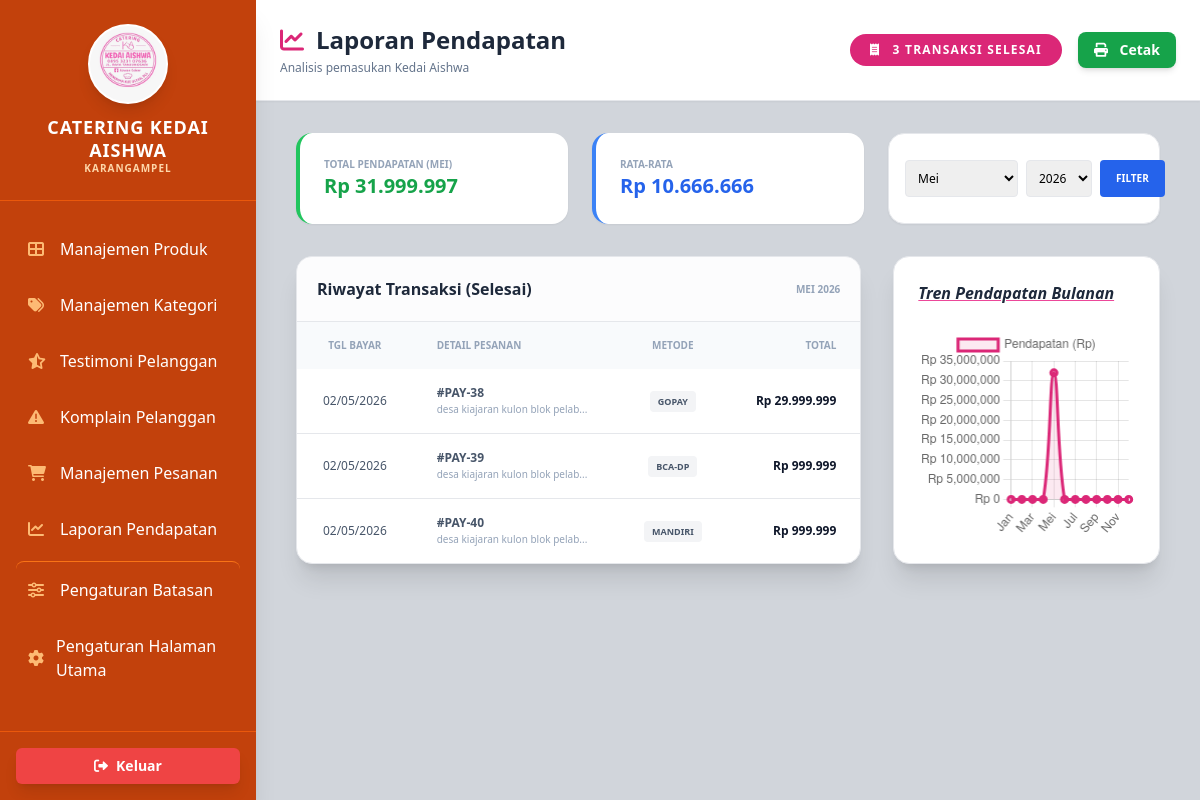
Before: /pelanggan/dashboard_admin/laporan_pendapatan.php with the older database file.
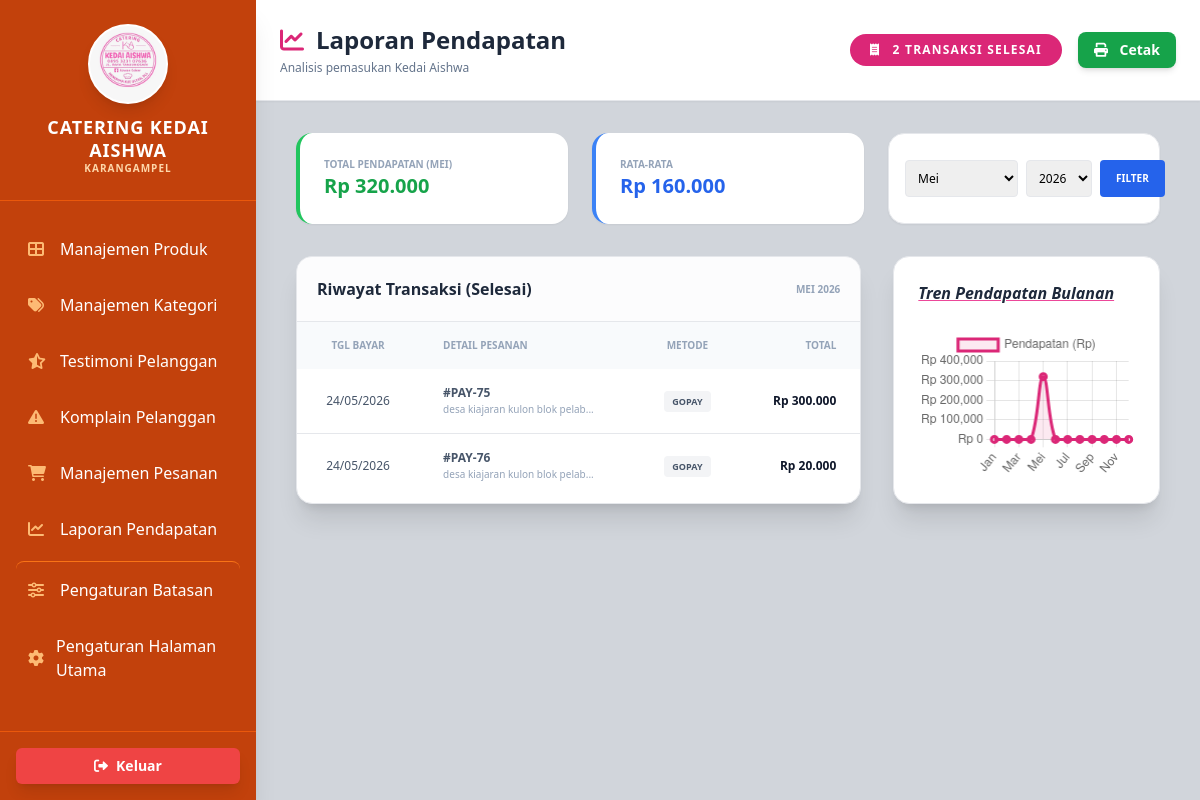
After: the same page with the newer database file.
### tables this page shows
CREATE TABLE `pembayaran` (
  `pembayaran_id` int(11) NOT NULL,
  `pesanan_id` int(11) DEFAULT NULL,
  `metode_pembayaran` varchar(50) DEFAULT NULL,
  `tanggal_pembayaran` date DEFAULT NULL,
  `waktu_pembayaran` time DEFAULT NULL,
  `total_pembayaran` decimal(15,2) DEFAULT NULL,
  `status_pembayaran` varchar(50) DEFAULT 'Belum Bayar',
  `jumlah_dp` decimal(15,2) DEFAULT 0.00,
  `status_dp` varchar(50) DEFAULT 'Belum Bayar',
  `tanggal_dp` date DEFAULT NULL,
  `waktu_dp` time DEFAULT NULL,
  `bukti_pelunasan` varchar(255) DEFAULT NULL
);

CREATE TABLE `pesanan` (
  `pesanan_id` int(11) NOT NULL,
  `user_id` int(11) DEFAULT NULL,
  `tanggal_pesan` date DEFAULT NULL,
  `tanggal_acara` date DEFAULT NULL,
  `waktu_acara` time DEFAULT NULL,
  `alamat` text DEFAULT NULL,
  `no_handphone` varchar(15) DEFAULT NULL,
  `total_pesan` decimal(15,2) DEFAULT NULL,
  `status_pesanan` varchar(50) DEFAULT NULL,
  `catatan` text DEFAULT NULL
);

### pelanggan/dashboard_admin/laporan_pendapatan.php (the view, shortened to what this page needs)
<?php
include('../koneksi.php');
if (!isset($koneksi) && isset($conn)) { $koneksi = $conn; }
$bulan_pilihan = isset($_GET['bulan']) ? $_GET['bulan'] : date('m');
$tahun_pilihan = isset($_GET['tahun']) ? $_GET['tahun'] : date('Y');
$bulan_nama = [
    'all' => 'Semua Bulan', '01' => 'Januari', '02' => 'Februari', '03' => 'Maret',
    '04' => 'April', '05' => 'Mei', '06' => 'Juni', '07' => 'Juli',
    '08' => 'Agustus', '09' => 'September', '10' => 'Oktober', '11' => 'November', '12' => 'Desember'
];
$where_stats = ($bulan_pilihan == 'all')
    ? "AND YEAR(p.tanggal_pembayaran) = '$tahun_pilihan'"
    : "AND MONTH(p.tanggal_pembayaran) = '$bulan_pilihan' AND YEAR(p.tanggal_pembayaran) = '$tahun_pilihan'";
$query_stats = mysqli_query($koneksi, "SELECT SUM(p.total_pembayaran) as total, COUNT(p.pembayaran_id) as jml
    FROM pembayaran p
    WHERE p.status_pembayaran = 'Selesai' $where_stats");
$res_stats = mysqli_fetch_assoc($query_stats);
$total_pendapatan = $res_stats['total'] ?? 0;
$jumlah_transaksi = $res_stats['jml'] ?? 0;
$rata_rata = ($jumlah_transaksi > 0) ? ($total_pendapatan / $jumlah_transaksi) : 0;
$data_chart = array_fill(0, 12, 0);
$query_chart = mysqli_query($koneksi, "SELECT MONTH(tanggal_pembayaran) as bln, SUM(total_pembayaran) as total
    FROM pembayaran
    WHERE status_pembayaran = 'Selesai' AND YEAR(tanggal_pembayaran) = '$tahun_pilihan'
    GROUP BY MONTH(tanggal_pembayaran)");
while($rc = mysqli_fetch_assoc($query_chart)){
    $data_chart[(int)$rc['bln'] - 1] = (float)$rc['total'];
}
$query_history = mysqli_query($koneksi, "SELECT p.*, ps.tanggal_acara, ps.alamat
    FROM pembayaran p
    JOIN pesanan ps ON p.pesanan_id = ps.pesanan_id
    WHERE p.status_pembayaran = 'Selesai' $where_stats
    ORDER BY p.tanggal_pembayaran DESC");
?>
<!DOCTYPE html>
<html lang="id">
<head>
    <script src="https://cdn.tailwindcss.com"></script>
    <link rel="stylesheet" href="https://cdnjs.cloudflare.com/ajax/libs/font-awesome/6.0.0/css/all.min.css">
</head>
<body class="bg-[#D1D5DB] font-sans flex">
    <?php include('sidebar.php'); ?>
    <main class="flex-1 h-screen overflow-y-auto">
        <header class="bg-white shadow-sm p-6 mb-8 flex justify-between items-center border-b">
            <div>
                <h1 class="text-2xl font-bold text-[#1e293b] flex items-center">
                    <i class="fas fa-chart-line mr-3 text-pink-600"></i> Laporan Pendapatan
                </h1>
                <p class="text-slate-500 text-xs mt-1">Analisis pemasukan Kedai Aishwa</p>
            </div>
            <div class="flex items-center gap-4">
                <div class="bg-pink-600 text-white px-5 py-2 rounded-full text-xs font-bold uppercase tracking-widest">
                    <i class="fas fa-receipt mr-2"></i> <?= $jumlah_transaksi ?> Transaksi Selesai
                </div>
                <button onclick="window.print()" class="bg-green-600 text-white px-4 py-2 rounded-lg text-sm font-semibold hover:bg-green-700 shadow-md">
                    <i class="fas fa-print mr-2"></i> Cetak
                </button>
            </div>
        </header>
        <div class="px-10 pb-10">
            <div class="grid grid-cols-1 md:grid-cols-3 gap-6 mb-8">
                <div class="bg-white p-6 rounded-2xl shadow-sm border-l-4 border-green-500">
                    <p class="text-slate-400 text-[10px] font-bold uppercase">Total Pendapatan (<?= $bulan_nama[$bulan_pilihan] ?>)</p>
                    <h3 class="text-xl font-bold text-green-600">Rp <?= number_format($total_pendapatan, 0, ',', '.') ?></h3>
                </div>
                <div class="bg-white p-6 rounded-2xl shadow-sm border-l-4 border-blue-500">
                    <p class="text-slate-400 text-[10px] font-bold uppercase">Rata-rata</p>
                    <h3 class="text-xl font-bold text-blue-600">Rp <?= number_format($rata_rata, 0, ',', '.') ?></h3>
                </div>
                <div class="bg-white p-4 rounded-2xl shadow-sm flex items-center justify-between border">
                   <form method="GET" class="flex gap-2 w-full">
                        <select name="bulan" class="text-xs border rounded p-2 flex-1">
                            <?php foreach ($bulan_nama as $m => $nama) echo "<option value='$m' ".($m == $bulan_pilihan ? 'selected' : '').">$nama</option>"; ?>
                        </select>
                        <select name="tahun" class="text-xs border rounded p-2 flex-1">
                            <?php $y_now = date('Y'); for($i=$y_now; $i>=$y_now-3; $i--) echo "<option value='$i' ".($i == $tahun_pilihan ? 'selected' : '').">$i</option>"; ?>
                        </select>
                        <button type="submit" class="bg-blue-600 text-white text-[10px] px-4 py-1 rounded font-bold">FILTER</button>
                   </form>
                </div>
            </div>
            <div class="grid grid-cols-1 lg:grid-cols-3 gap-8">
                <div class="lg:col-span-2 bg-white rounded-2xl shadow-xl overflow-hidden border">
                    <div class="p-5 border-b bg-gray-50/50 flex justify-between items-center">
                        <h2 class="font-bold text-slate-800">Riwayat Transaksi (Selesai)</h2>
                        <span class="text-[10px] text-slate-400 font-bold uppercase"><?= $bulan_nama[$bulan_pilihan] ?> <?= $tahun_pilihan ?></span>
                    </div>
                    <table class="w-full text-left">
                        <thead class="bg-slate-50 text-slate-400 text-[10px] uppercase font-bold">
                            <tr>
                                <th class="px-6 py-4 text-center">Tgl Bayar</th>
                                <th class="px-6 py-4">Detail Pesanan</th>
                                <th class="px-6 py-4 text-center">Metode</th>
                                <th class="px-6 py-4 text-right">Total</th>
                            </tr>
                        </thead>
                        <tbody class="divide-y text-xs text-slate-600">
                            <?php if(mysqli_num_rows($query_history) > 0) : ?>
                                <?php while($row = mysqli_fetch_assoc($query_history)) : ?>
                                <tr class="hover:bg-slate-50 transition">
                                    <td class="px-6 py-4 text-center"><?= date('d/m/Y', strtotime($row['tanggal_pembayaran'])) ?></td>
                                    <td class="px-6 py-4">
                                        <div class="font-bold">#PAY-<?= $row['pembayaran_id'] ?></div>
                                        <div class="text-[10px] text-slate-400"><?= substr($row['alamat'], 0, 30) ?>...</div>
                                    </td>
                                    <td class="px-6 py-4 text-center">
                                        <span class="px-2 py-1 bg-gray-100 rounded uppercase font-semibold text-[9px]"><?= $row['metode_pembayaran'] ?></span>
                                    </td>
                                    <td class="px-6 py-4 text-right font-bold text-slate-900">
                                        Rp <?= number_format($row['total_pembayaran'], 0, ',', '.') ?>
                                    </td>
                                </tr>
                                <?php endwhile; ?>
                            <?php else : ?>
                                <tr><td colspan="4" class="px-6 py-10 text-center text-slate-400 italic">Tidak ada data transaksi selesai ditemukan.</td></tr>
                            <?php endif; ?>
                        </tbody>
                    </table>
                </div>
                <div class="bg-white p-6 rounded-2xl shadow-xl border flex flex-col">
                    <h2 class="font-bold text-slate-800 mb-6 italic underline decoration-pink-500">Tren Pendapatan Bulanan</h2>
                    <div class="flex-1 flex items-center">
                        <canvas id="incomeChart"></canvas>
                    </div>
                </div>
            </div>
        </div>
    </main>
    <script>
        const ctx = document.getElementById('incomeChart').getContext('2d');
        new Chart(ctx, {
            type: 'line',
            data: {
                labels: ['Jan', 'Feb', 'Mar', 'Apr', 'Mei', 'Jun', 'Jul', 'Agu', 'Sep', 'Okt', 'Nov', 'Des'],
                datasets: [{
                    label: 'Pendapatan (Rp)',
                    data: <?= json_encode($data_chart) ?>,
                    backgroundColor: 'rgba(219, 39, 119, 0.1)',
                    borderColor: 'rgb(219, 39, 119)',
                    borderWidth: 3,
                    tension: 0.4,
                    fill: true
                }]
            },
            options: {
                responsive: true,
                maintainAspectRatio: false,
                scales: {
                    y: {
                        beginAtZero: true,
                        ticks: { callback: function(value) { return 'Rp ' + value.toLocaleString(); } }
                    }
                }
            }
        });
    </script>
</body>
</html>

### pelanggan/dashboard_admin/sidebar.php (shortened to what this page needs)
<aside class="w-64 bg-orange-700 text-white flex flex-col shadow-xl flex-shrink-0 h-screen sticky top-0">
    <div class="p-6 text-center border-b border-orange-600 flex-shrink-0">
        <div class="bg-white rounded-full w-20 h-20 mx-auto mb-3 flex items-center justify-center overflow-hidden border-2 border-white shadow-lg">
            <img src="logo catering.jpeg" alt="Logo" class="w-full h-full object-cover">
        </div>
        <h1 class="text-lg font-bold uppercase tracking-wider leading-tight">Catering Kedai Aishwa</h1>
        <p class="text-[10px] text-orange-200 tracking-widest uppercase font-semibold">Karangampel</p>
    </div>
    <nav class="flex-1 mt-6 px-4 space-y-2 overflow-y-auto custom-scrollbar">
        <a href="manajemen_produk.php" class="flex items-center p-3 rounded-lg hover:bg-orange-600 transition group">
            <i class="fas fa-th-large mr-3 w-5 text-orange-300 group-hover:text-white"></i>
            <span class="font-medium">Manajemen Produk</span>
        </a>
        <a href="kategori.php" class="flex items-center p-3 rounded-lg hover:bg-orange-600 transition group">
            <i class="fas fa-tags mr-3 w-5 text-orange-300 group-hover:text-white"></i>
            <span class="font-medium">Manajemen Kategori</span>
        </a>
        <a href="admin_testimoni.php" class="flex items-center p-3 rounded-lg hover:bg-orange-600 transition group">
            <i class="fas fa-star-half-stroke mr-3 w-5 text-orange-300 group-hover:text-white"></i>
            <span class="font-medium">Testimoni Pelanggan</span>
        </a>
        <a href="admin_komplain.php" class="flex items-center p-3 rounded-lg hover:bg-orange-600 transition group">
            <i class="fas fa-triangle-exclamation mr-3 w-5 text-orange-300 group-hover:text-white"></i>
            <span class="font-medium">Komplain Pelanggan</span>
        </a>
        <a href="manajemen_pesanan.php" class="flex items-center p-3 rounded-lg hover:bg-orange-600 transition group">
            <i class="fas fa-shopping-cart mr-3 w-5 text-orange-300 group-hover:text-white"></i>
            <span>Manajemen Pesanan</span>
        </a>
        <a href="laporan_pendapatan.php" class="flex items-center p-3 rounded-lg hover:bg-orange-600 transition group">
            <i class="fas fa-chart-line mr-3 w-5 text-orange-300 group-hover:text-white"></i>
            <span>Laporan Pendapatan</span>
        </a>
        <a href="pengaturan_pesanan.php" class="flex items-center p-3 rounded-lg hover:bg-orange-600 transition group border-t border-orange-500 mt-2 pt-4">
            <i class="fas fa-sliders mr-3 w-5 text-orange-300 group-hover:text-white"></i>
            <span>Pengaturan Batasan</span>
        </a>
        <a href="pengaturan_web.php" class="flex items-center p-3 rounded-lg hover:bg-orange-600 transition group">
            <i class="fas fa-cog mr-3 w-5 text-orange-300 group-hover:text-white"></i>
            <span>Pengaturan Halaman Utama</span>
        </a>
    </nav>
    <div class="p-4 border-t border-orange-600 flex-shrink-0">
        <a href="../logout.php" class="w-full flex items-center justify-center p-2 rounded-md bg-red-500 hover:bg-red-600 transition shadow-lg text-sm font-bold text-white">
            <i class="fas fa-sign-out-alt mr-2"></i> Keluar
        </a>
    </div>
</aside>

Changed rows visible on the page:
removed pembayaran: tanggal_pembayaran "02/05/2026", pembayaran_id "38", pesanan.alamat "desa kiajaran kulon blok pelab", metode_pembayaran "GOPAY", total_pembayaran "29.999.999"
removed pembayaran: tanggal_pembayaran "02/05/2026", pembayaran_id "39", pesanan.alamat "desa kiajaran kulon blok pelab", metode_pembayaran "BCA-DP", total_pembayaran "999.999"
removed pembayaran: tanggal_pembayaran "02/05/2026", pembayaran_id "40", pesanan.alamat "desa kiajaran kulon blok pelab", metode_pembayaran "MANDIRI", total_pembayaran "999.999"
added pembayaran: tanggal_pembayaran "24/05/2026", pembayaran_id "75", pesanan.alamat "desa kiajaran kulon blok pelab", metode_pembayaran "GOPAY", total_pembayaran "300.000"
added pembayaran: tanggal_pembayaran "24/05/2026", pembayaran_id "76", pesanan.alamat "desa kiajaran kulon blok pelab", metode_pembayaran "GOPAY", total_pembayaran "20.000"
Other visible differences:
$jumlah_transaksi: "3" → "2"
$total_pendapatan: "31.999.997" → "320.000"
$rata_rata: "10.666.666" → "160.000"
chart data {{ json_encode($data_chart) }}: [0,0,0,0,31999997,0,0,0,0,0,0,0] → [0,0,0,0,320000,0,0,0,0,0,0,0]
